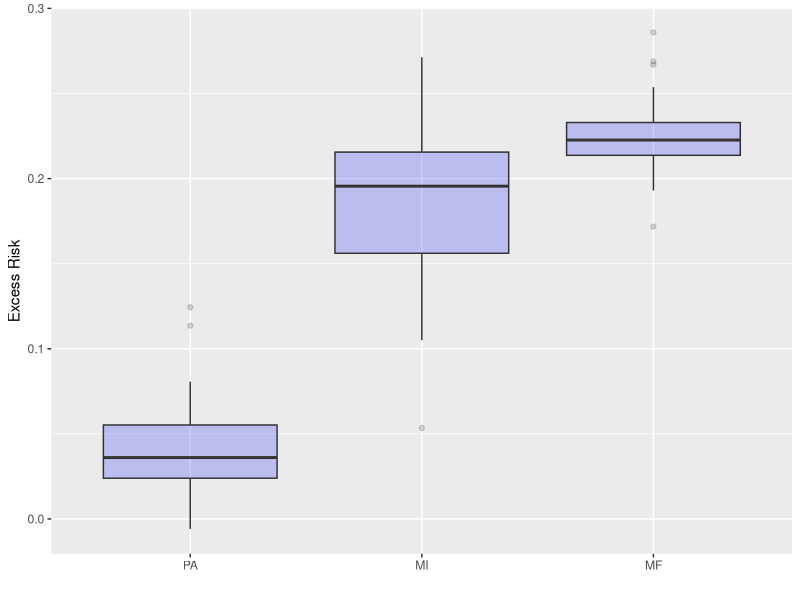
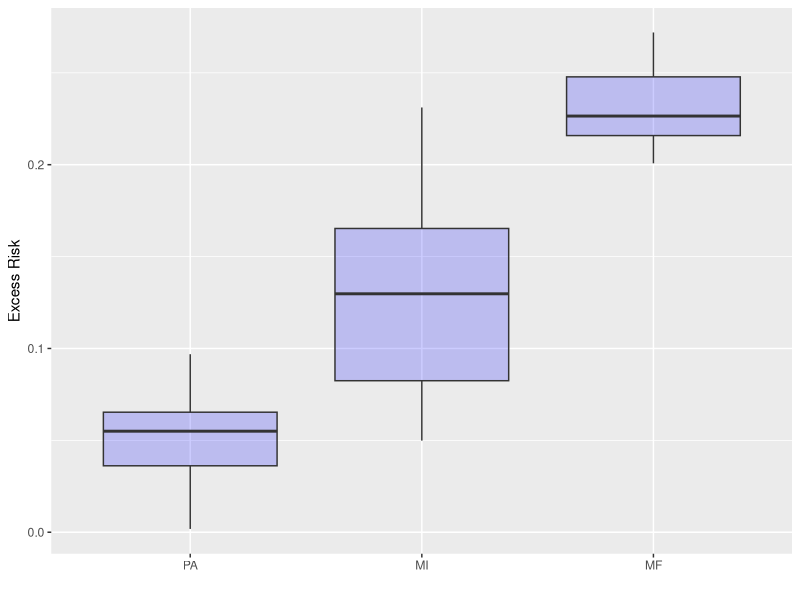
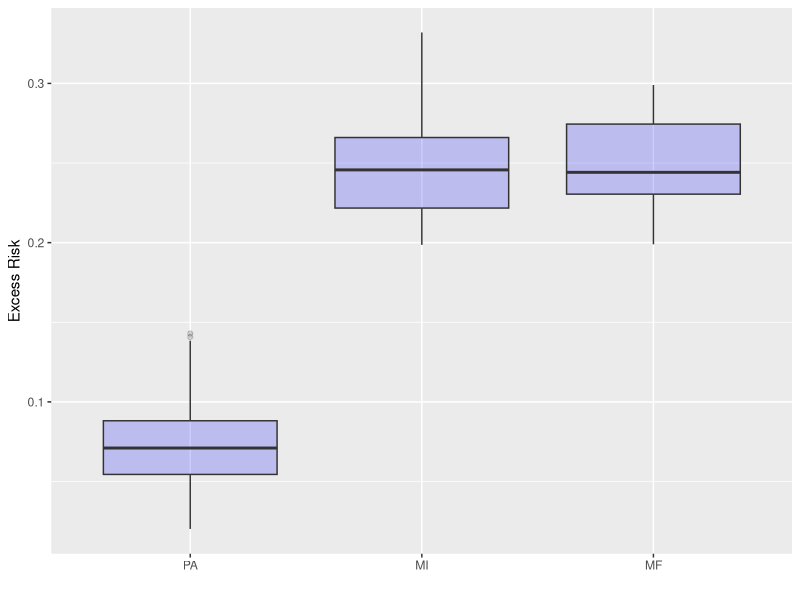
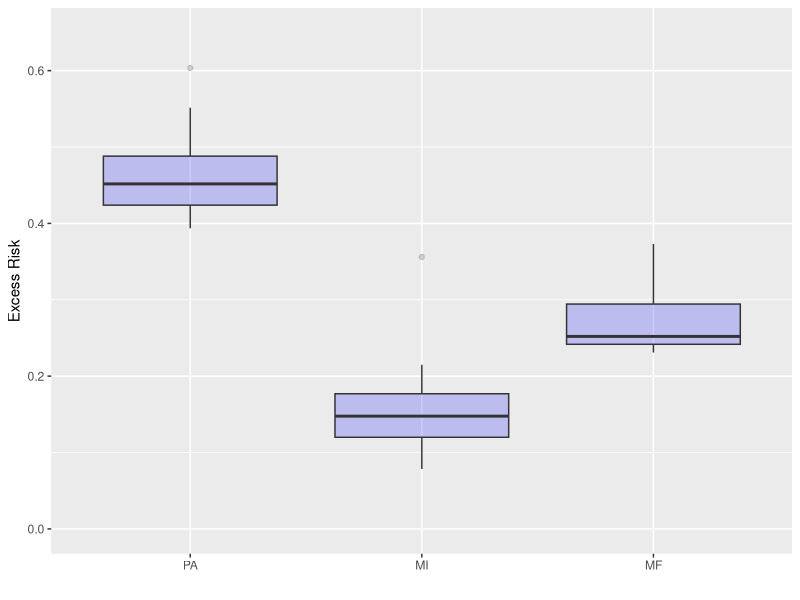
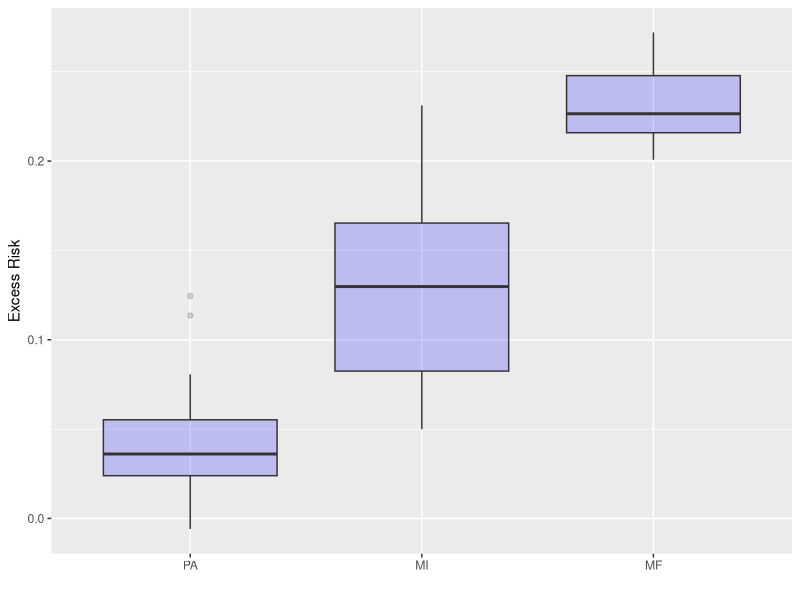
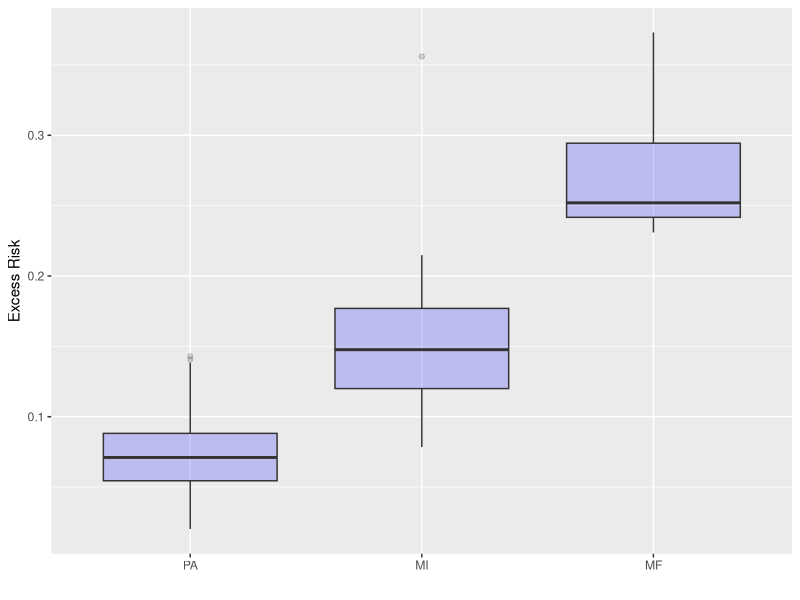

Source code (R) for these figures, in order:
x1 = runif(10000000)
x2 = runif(10000000)
x3 = runif(10000000)
(2 * mean((exp((x2+x3)/2) + (4*x3-2)^2 - 1.297437*exp(x2/2) - 1.333228)^2) +
  2 * mean((exp((x2+x3)/2) - 1.297437*exp(x3/2))^2) + 3*0.1500172 + 
  var(exp((x2+x3)/2) + (4*x3-2)^2) + var(2*x1^(1/3) + exp((x2+x3)/2) + 
  (4*x3-2)^2)) / 8



library(ggplot2)
library(tidyr)

### model 1, d = 10, lambda = 0.002
ER = data.frame('PA' = c(0.0242607593536377, 0.0806679725646973, 0.0229102969169617, 0.0501765012741089, 0.0413554906845093, 0.0399764776229858, 0.0524237751960754, 0.0294238328933716, 0.0321440696716309, 0.0303142666816711, 0.124454200267792, 0.0488192439079285, 0.113536059856415, 0.0197805762290955, 0.0723903179168701, 0.000502169132232666, -0.00586152076721191, 0.0635548830032349, -0.00456416606903076, 0.0244720578193665),
                'MI' = c(0.222686648368835, 0.19123911857605, 0.178280591964722, 0.220697164535522, 0.11268949508667, 0.166939258575439, 0.193582892417908, 0.117535293102264, 0.208900809288025, 0.213268876075745, 0.271273970603943, 0.21385657787323, 0.22545313835144, 0.10504162311554, 0.210767030715942, 0.178670763969421, 0.123692393302917, 0.252740979194641, 0.0534277558326721, 0.197497963905334),
                'MF' = c(0.285883784294128, 0.232636332511902, 0.233873009681702, 0.221532702445984, 0.211032509803772, 0.231446862220764, 0.219472527503967, 0.214640974998474, 0.223742842674255, 0.214550137519836, 0.26690149307251, 0.230428099632263, 0.225990653038025, 0.268933892250061, 0.216144800186157, 0.199579834938049, 0.192973613739014, 0.253745555877686, 0.17179274559021, 0.197360634803772))

df_long = ER %>%
  pivot_longer(cols = everything(), names_to = "Variable", values_to = "Value")
df_long$Variable = factor(df_long$Variable, levels = c('PA', 'MI', 'MF'))

ggplot(df_long, aes(x=Variable, y=Value)) + geom_boxplot(fill="blue", alpha=0.2) + 
  xlab("") + ylab("Excess Risk")



### model 1, d = 10, lambda = 0
ER = data.frame('PA' = c(0.06037289, 0.0018065 , 0.03488708, 0.03395748, 0.0365774 , 0.0554406 ,
                         0.0703308 , 0.08812231, 0.0826602 , 0.05452174, 0.0452221 , 0.05278933,
                         0.04230219, 0.05850506, 0.06324959, 0.08542299, 0.06364501, 0.01990348,
                         0.09689593, 0.0329141),
                'MI' = c(0.07750809, 0.07230872, 0.14900321, 0.07624233, 0.09278011, 0.16184765,
                         0.08407956, 0.22008151, 0.04987603, 0.07757044, 0.21502608, 0.12579012,
                         0.20843619, 0.17563516, 0.14611799, 0.11678529, 0.15210992, 0.13371092,
                         0.23115081, 0.12282264),
                'MF' = c(0.21101421, 0.20760351, 0.22670203, 0.23798066, 0.20172077, 0.22265977,
                         0.2298041 , 0.23969573, 0.21746057, 0.21873456, 0.22091383, 0.26199692,
                         0.21043152, 0.25341159, 0.26742405, 0.27197212, 0.24592227, 0.20074373,
                         0.26125377, 0.22623104))

df_long = ER %>%
  pivot_longer(cols = everything(), names_to = "Variable", values_to = "Value")
df_long$Variable = factor(df_long$Variable, levels = c('PA', 'MI', 'MF'))

ggplot(df_long, aes(x=Variable, y=Value)) + geom_boxplot(fill="blue", alpha=0.2) + 
  xlab("") + ylab("Excess Risk")



### model 1, d = 50, lambda = 0.003
ER = data.frame('PA' = c(0.04097778, 0.02024794, 0.05845785, 0.13843817, 0.06455338, 0.08535707,
                         0.14295441, 0.07582718, 0.09654808, 0.06687731, 0.04248279, 0.05933386,
                         0.07902312, 0.14073068, 0.11072731, 0.08436108, 0.06516278, 0.03213394,
                         0.07518959, 0.02230126),
                'MI' = c(0.32934958, 0.21589214, 0.22709793, 0.25703853, 0.20169824, 0.19860262,
                         0.26043195, 0.22022742, 0.22807711, 0.25496525, 0.28965694, 0.2348364 ,
                         0.22220594, 0.33198911, 0.29555577, 0.25381333, 0.28271848, 0.20263106,
                         0.25582153, 0.23755795),
                'MF' = c(0.24454242, 0.23105937, 0.22826988, 0.23900181, 0.23899895, 0.29680938,
                         0.26634902, 0.21124262, 0.27094454, 0.24375802, 0.21567208, 0.26289827,
                         0.22861022, 0.23342103, 0.27368838, 0.29897219, 0.28815669, 0.29497474,
                         0.2766934 , 0.19894832))

df_long = ER %>%
  pivot_longer(cols = everything(), names_to = "Variable", values_to = "Value")
df_long$Variable = factor(df_long$Variable, levels = c('PA', 'MI', 'MF'))

ggplot(df_long, aes(x=Variable, y=Value)) + geom_boxplot(fill="blue", alpha=0.2) + 
  xlab("") + ylab("Excess Risk")



### model 1, d = 50, lambda = 0
ER = data.frame('PA' = c(0.60342318, 0.40730995, 0.43151551, 0.42945868, 0.41376251, 0.46977133,
                         0.44508141, 0.39361137, 0.50741798, 0.46333152, 0.48548585, 0.55139035,
                         0.3973791 , 0.51789767, 0.49572402, 0.42446405, 0.45636123, 0.44703895,
                         0.47100371, 0.42206866),
                'MI' = c(0.12227291, 0.11315531, 0.07839692, 0.10638374, 0.21484524, 0.1344316 ,
                         0.1393407 , 0.09515905, 0.17554575, 0.15321225, 0.16130084, 0.19485146,
                         0.14203662, 0.15883273, 0.13876313, 0.1812585 , 0.16608292, 0.1841628 ,
                         0.11152983, 0.35605448),
                'MF' = c(0.37311393, 0.23671895, 0.24879795, 0.25523001, 0.24041981, 0.23921114,
                         0.37023574, 0.24214083, 0.26875764, 0.29772383, 0.26602966, 0.24355811,
                         0.23096448, 0.2342779 , 0.30054492, 0.29327136, 0.2472629 , 0.28064305,
                         0.24416775, 0.30563849))

df_long = ER %>%
  pivot_longer(cols = everything(), names_to = "Variable", values_to = "Value")
df_long$Variable = factor(df_long$Variable, levels = c('PA', 'MI', 'MF'))

ggplot(df_long, aes(x=Variable, y=Value)) + geom_boxplot(fill="blue", alpha=0.2) + 
  xlab("") + ylab("Excess Risk") + scale_y_continuous(limits = c(0, 0.65))



### model 1, d = 10, best results
ER = data.frame('PA' = c(0.0242607593536377, 0.0806679725646973, 0.0229102969169617, 0.0501765012741089, 0.0413554906845093, 0.0399764776229858,
                         0.0524237751960754, 0.0294238328933716, 0.0321440696716309, 0.0303142666816711, 0.124454200267792, 0.0488192439079285, 
                         0.113536059856415, 0.0197805762290955, 0.0723903179168701, 0.000502169132232666, -0.00586152076721191, 0.0635548830032349, -0.00456416606903076, 0.0244720578193665),
                'MI' = c(0.07750809, 0.07230872, 0.14900321, 0.07624233, 0.09278011, 0.16184765,
                         0.08407956, 0.22008151, 0.04987603, 0.07757044, 0.21502608, 0.12579012,
                         0.20843619, 0.17563516, 0.14611799, 0.11678529, 0.15210992, 0.13371092,
                         0.23115081, 0.12282264),
                'MF' = c(0.21101421, 0.20760351, 0.22670203, 0.23798066, 0.20172077, 0.22265977,
                         0.2298041 , 0.23969573, 0.21746057, 0.21873456, 0.22091383, 0.26199692,
                         0.21043152, 0.25341159, 0.26742405, 0.27197212, 0.24592227, 0.20074373,
                         0.26125377, 0.22623104))

df_long = ER %>%
  pivot_longer(cols = everything(), names_to = "Variable", values_to = "Value")
df_long$Variable = factor(df_long$Variable, levels = c('PA', 'MI', 'MF'))

ggplot(df_long, aes(x=Variable, y=Value)) + geom_boxplot(fill="blue", alpha=0.2) + 
  xlab("") + ylab("Excess Risk")


### model 1, d = 50, lambda = 0
ER = data.frame('PA' = c(0.04097778, 0.02024794, 0.05845785, 0.13843817, 0.06455338, 0.08535707,
                         0.14295441, 0.07582718, 0.09654808, 0.06687731, 0.04248279, 0.05933386,
                         0.07902312, 0.14073068, 0.11072731, 0.08436108, 0.06516278, 0.03213394,
                         0.07518959, 0.02230126),
                'MI' = c(0.12227291, 0.11315531, 0.07839692, 0.10638374, 0.21484524, 0.1344316 ,
                         0.1393407 , 0.09515905, 0.17554575, 0.15321225, 0.16130084, 0.19485146,
                         0.14203662, 0.15883273, 0.13876313, 0.1812585 , 0.16608292, 0.1841628 ,
                         0.11152983, 0.35605448),
                'MF' = c(0.37311393, 0.23671895, 0.24879795, 0.25523001, 0.24041981, 0.23921114,
                         0.37023574, 0.24214083, 0.26875764, 0.29772383, 0.26602966, 0.24355811,
                         0.23096448, 0.2342779 , 0.30054492, 0.29327136, 0.2472629 , 0.28064305,
                         0.24416775, 0.30563849))

df_long = ER %>%
  pivot_longer(cols = everything(), names_to = "Variable", values_to = "Value")
df_long$Variable = factor(df_long$Variable, levels = c('PA', 'MI', 'MF'))

ggplot(df_long, aes(x=Variable, y=Value)) + geom_boxplot(fill="blue", alpha=0.2) + 
  xlab("") + ylab("Excess Risk") 








